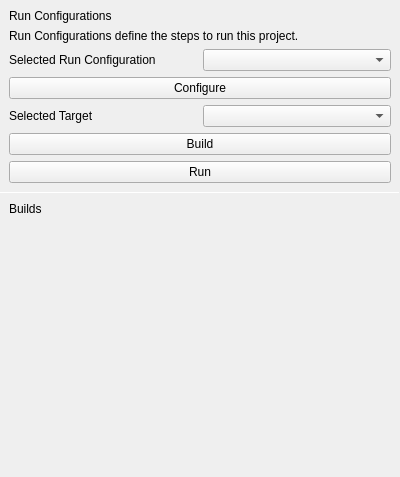
<?xml version="1.0" encoding="UTF-8"?>
<ui version="4.0">
 <class>RunConfigurationLeftPane</class>
 <widget class="QWidget" name="RunConfigurationLeftPane">
  <property name="geometry">
   <rect>
    <x>0</x>
    <y>0</y>
    <width>400</width>
    <height>477</height>
   </rect>
  </property>
  <property name="windowTitle">
   <string>Form</string>
  </property>
  <layout class="QVBoxLayout" name="verticalLayout">
   <property name="spacing">
    <number>0</number>
   </property>
   <property name="leftMargin">
    <number>0</number>
   </property>
   <property name="topMargin">
    <number>0</number>
   </property>
   <property name="rightMargin">
    <number>0</number>
   </property>
   <property name="bottomMargin">
    <number>0</number>
   </property>
   <item>
    <widget class="QScrollArea" name="scrollArea">
     <property name="frameShape">
      <enum>QFrame::NoFrame</enum>
     </property>
     <property name="widgetResizable">
      <bool>true</bool>
     </property>
     <widget class="QWidget" name="scrollAreaWidgetContents">
      <property name="geometry">
       <rect>
        <x>0</x>
        <y>0</y>
        <width>400</width>
        <height>477</height>
       </rect>
      </property>
      <layout class="QVBoxLayout" name="verticalLayout_2">
       <property name="spacing">
        <number>0</number>
       </property>
       <property name="leftMargin">
        <number>0</number>
       </property>
       <property name="topMargin">
        <number>0</number>
       </property>
       <property name="rightMargin">
        <number>0</number>
       </property>
       <property name="bottomMargin">
        <number>0</number>
       </property>
       <item>
        <layout class="QGridLayout" name="gridLayout_2">
         <property name="leftMargin">
          <number>9</number>
         </property>
         <property name="topMargin">
          <number>9</number>
         </property>
         <property name="rightMargin">
          <number>9</number>
         </property>
         <property name="bottomMargin">
          <number>9</number>
         </property>
         <property name="spacing">
          <number>6</number>
         </property>
         <item row="2" column="0">
          <widget class="QLabel" name="label_3">
           <property name="text">
            <string>Selected Run Configuration</string>
           </property>
          </widget>
         </item>
         <item row="4" column="1">
          <widget class="QComboBox" name="targetsBox"/>
         </item>
         <item row="3" column="0" colspan="2">
          <widget class="QPushButton" name="configureButton">
           <property name="text">
            <string>Configure</string>
           </property>
          </widget>
         </item>
         <item row="0" column="0" colspan="2">
          <widget class="tSubtitleLabel" name="label">
           <property name="text">
            <string>Run Configurations</string>
           </property>
          </widget>
         </item>
         <item row="1" column="0" colspan="2">
          <widget class="QLabel" name="label_2">
           <property name="text">
            <string>Run Configurations define the steps to run this project.</string>
           </property>
           <property name="wordWrap">
            <bool>true</bool>
           </property>
          </widget>
         </item>
         <item row="5" column="0" colspan="2">
          <widget class="QPushButton" name="buildButton">
           <property name="text">
            <string>Build</string>
           </property>
          </widget>
         </item>
         <item row="4" column="0">
          <widget class="QLabel" name="label_5">
           <property name="text">
            <string>Selected Target</string>
           </property>
          </widget>
         </item>
         <item row="2" column="1">
          <widget class="QComboBox" name="runConfigurationsComboBox"/>
         </item>
         <item row="6" column="0" colspan="2">
          <widget class="QPushButton" name="runButton">
           <property name="text">
            <string>Run</string>
           </property>
          </widget>
         </item>
        </layout>
       </item>
       <item>
        <widget class="Line" name="line">
         <property name="maximumSize">
          <size>
           <width>16777215</width>
           <height>1</height>
          </size>
         </property>
         <property name="orientation">
          <enum>Qt::Horizontal</enum>
         </property>
        </widget>
       </item>
       <item>
        <layout class="QVBoxLayout" name="verticalLayout_3">
         <property name="spacing">
          <number>0</number>
         </property>
         <property name="leftMargin">
          <number>9</number>
         </property>
         <property name="topMargin">
          <number>9</number>
         </property>
         <property name="rightMargin">
          <number>9</number>
         </property>
         <property name="bottomMargin">
          <number>9</number>
         </property>
         <item>
          <widget class="tSubtitleLabel" name="label_4">
           <property name="text">
            <string>Builds</string>
           </property>
          </widget>
         </item>
        </layout>
       </item>
       <item>
        <layout class="QVBoxLayout" name="buildsLayout"/>
       </item>
       <item>
        <spacer name="verticalSpacer">
         <property name="orientation">
          <enum>Qt::Vertical</enum>
         </property>
         <property name="sizeHint" stdset="0">
          <size>
           <width>20</width>
           <height>40</height>
          </size>
         </property>
        </spacer>
       </item>
      </layout>
     </widget>
    </widget>
   </item>
  </layout>
 </widget>
 <customwidgets>
  <customwidget>
   <class>tSubtitleLabel</class>
   <extends>QLabel</extends>
   <header location="global">tsubtitlelabel.h</header>
  </customwidget>
 </customwidgets>
 <resources/>
 <connections/>
</ui>
